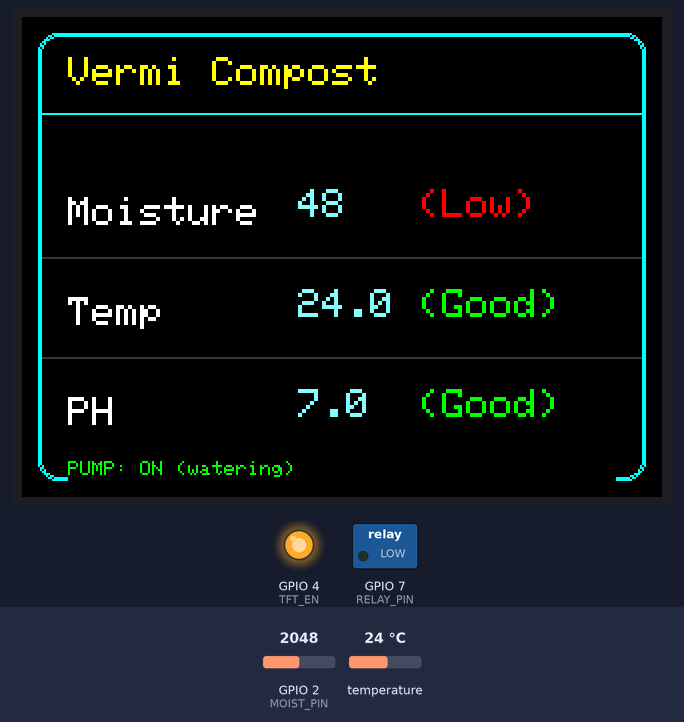
The sketch below on a simulated ESP32. On the bench: 320×240 colour display, switched loads named in the sketch (green lamp = pin HIGH), output pins drawn as LEDs (lit = HIGH). The test bench sets the inputs (shaded band); at power-on: temperature 24 °C, GPIO 2 (MOIST_PIN) = 2048 (analog values on the 0–4095 scale). Random numbers use the default seed unless the sketch sets one.

Above: at 9.7 s.
9.8 s: temperature set to 19 °C
At 12.0 s:
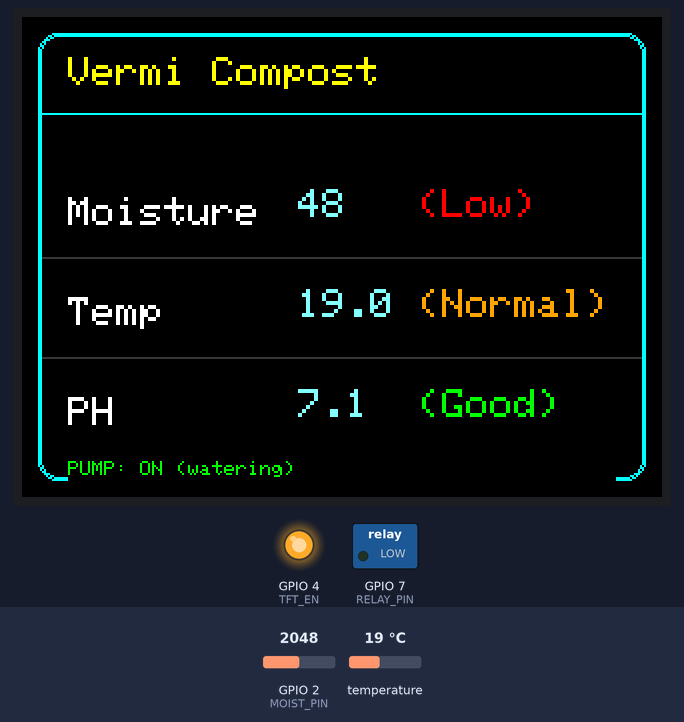
14.8 s: GPIO 2 (MOIST_PIN) set to 2866
At 17.8 s:
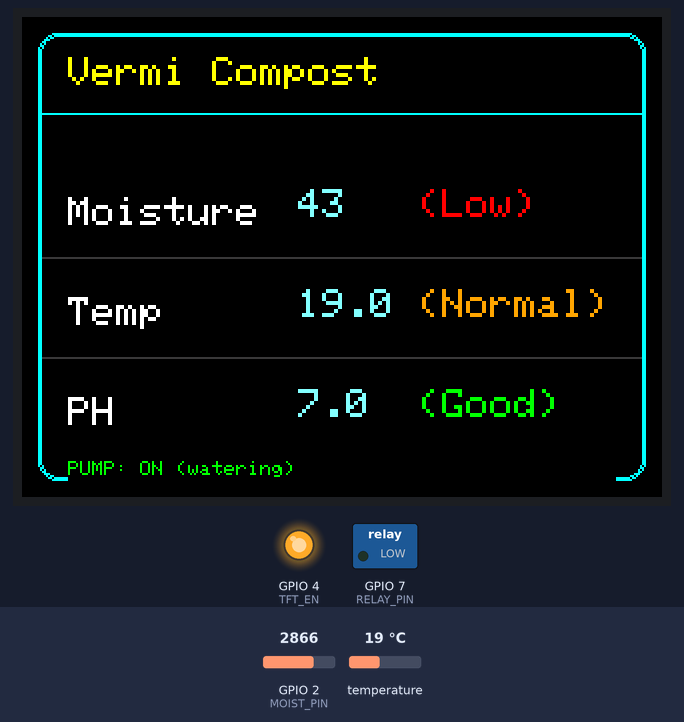
20.8 s: temperature set to 12 °C
At 22.0 s:
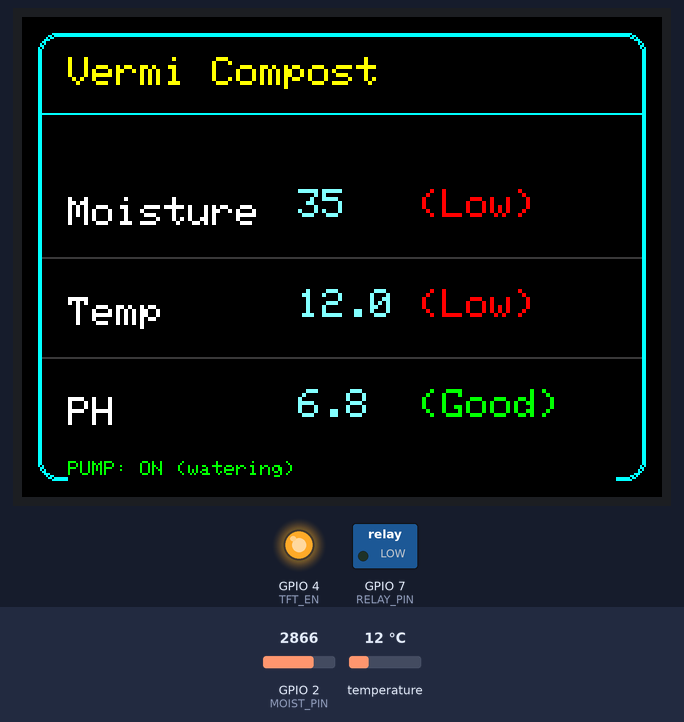
24.8 s: GPIO 2 (MOIST_PIN) set to 3603
At 27.7 s:
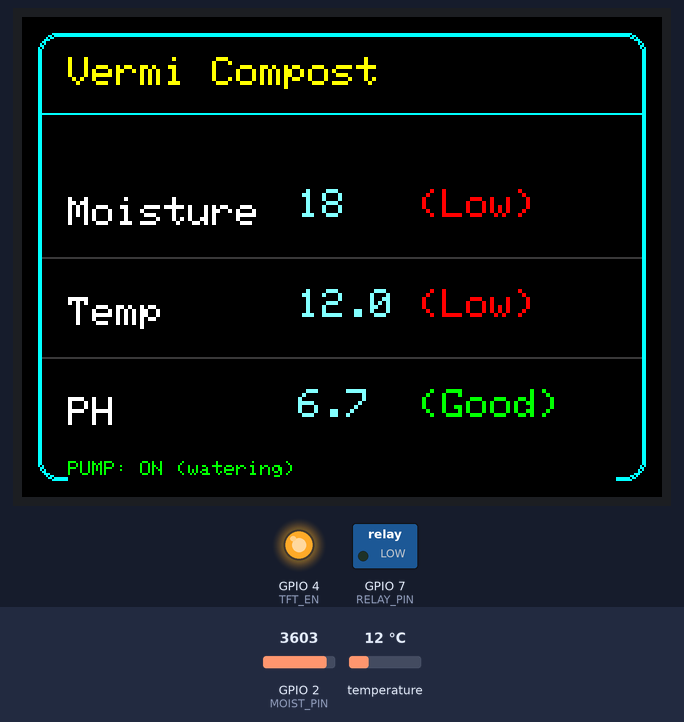
30.8 s: temperature set to 28 °C
At 32.0 s:
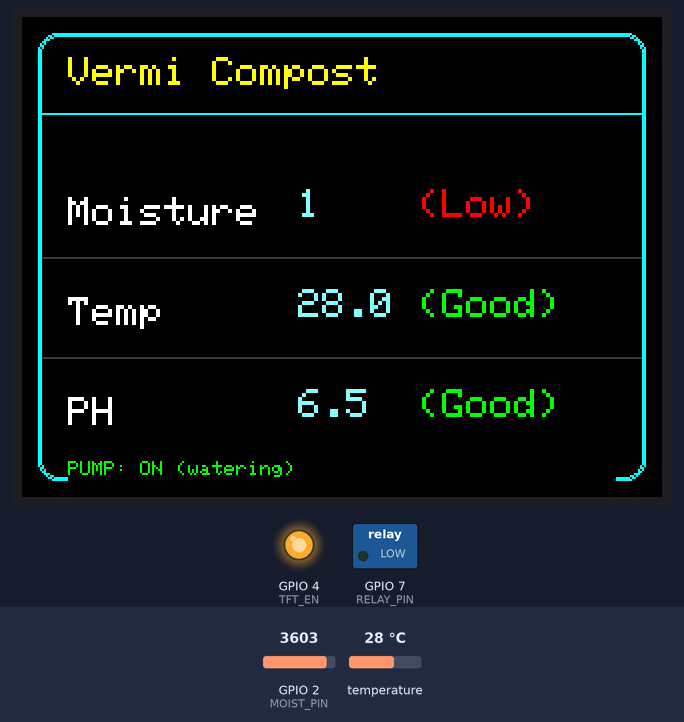
34.8 s: GPIO 2 (MOIST_PIN) set to 1228
At 56.2 s:
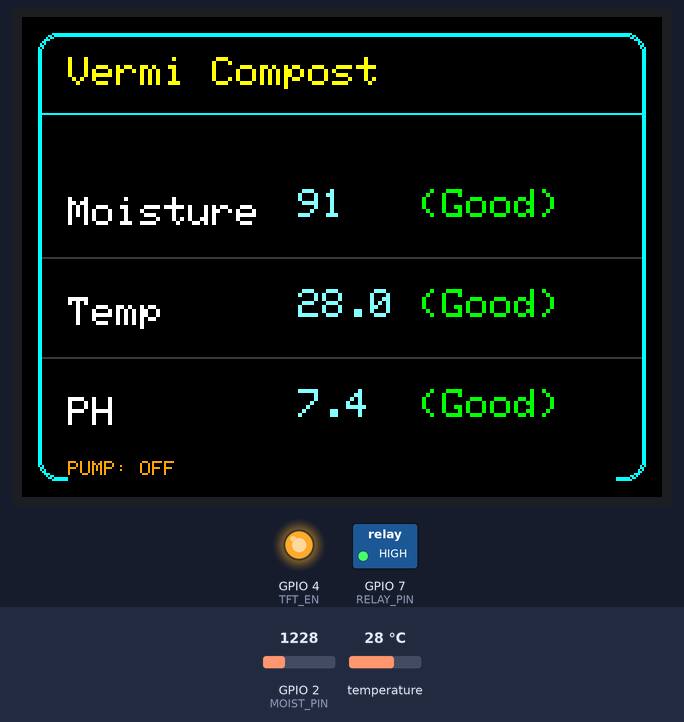
Timing chart, 0 to 57.7 s (numbered marks = the images above; inputs shaded):
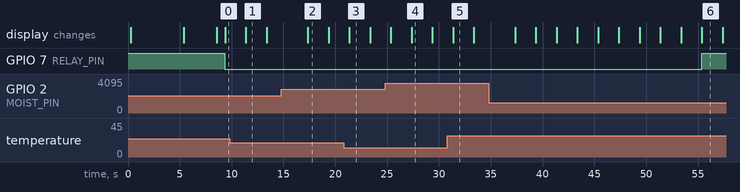

The sketch:

vermi_partB_display.ino
```cpp
/*
  Vermi Compost - Part B
  Splash screens + live display + moisture-based relay control
  pH sensor not wired yet -> value is SIMULATED, biased around moisture level
  (kept inside 6.5 - 7.5, no real pH hardware read)

  Boot sequence:
    1. Agsaimo "LET'S GO GREEN!" logo   -> shown for 5 seconds
    2. Sri Sairam Techno Incubator logo + "VERMICOMPOST MONITORING" -> shown for 3 seconds
    3. Normal live sensor display

  Pinout:
    Moisture (analog)  -> GPIO2
    DS18B20 (OneWire)  -> GPIO3
    TFT CS             -> GPIO6
    TFT DC             -> GPIO5
    TFT RST            -> GPIO9
    TFT Backlight/EN   -> GPIO4
    Relay IN           -> GPIO7   (ACTIVE LOW - driving the pin LOW turns the relay ON)
    TFT MOSI           -> GPIO10
    TFT SCLK           -> GPIO8

  Moisture calibration values below are the ones you already captured
  with the calibration sketch (dry=2954, wet=1071). No cal button in
  this version - if you re-calibrate later, just update these two lines.

  Relay logic (hysteresis, since sensor readings jitter a little):
    moisture < 75%   -> pump ON  (turns relay on -> drives pin LOW)
    moisture >= 100%  -> pump OFF (drives pin HIGH)
    moisture 75-99%   -> leaves the pump in whatever state it was already in
  This keeps soil moisture bouncing inside the 75-100% band without the
  relay chattering on/off right at the edge.
*/

#include <Adafruit_GFX.h>
#include <Adafruit_ST7789.h>
#include <SPI.h>
#include <OneWire.h>
#include <DallasTemperature.h>
#include "logo.h"
#include "logo_agsaimo.h"

// ---------- Pins ----------
#define MOIST_PIN    2
#define ONE_WIRE_PIN 3
#define TFT_CS       6
#define TFT_DC       5
#define TFT_RST      9
#define TFT_EN       4   // backlight enable
#define RELAY_PIN    7
#define TFT_MOSI     10
#define TFT_SCLK     8

Adafruit_ST7789 tft = Adafruit_ST7789(TFT_CS, TFT_DC, TFT_MOSI, TFT_SCLK, TFT_RST);

#define SCREEN_W 320
#define SCREEN_H 240

OneWire oneWire(ONE_WIRE_PIN);
DallasTemperature ds18b20(&oneWire);

// ---------- Moisture calibration (already captured, no cal flow needed) ----------
int dryValue = 2954;
int wetValue = 1071;

// ---------- Moving average for moisture ----------
const int SOIL_SAMPLES = 10;
int soilReadings[SOIL_SAMPLES];
int soilIndex = 0;
long soilSum = 0;
bool soilBufferFilled = false;

// ---------- Simulated pH ----------
float phValue = 7.0;

// ---------- Relay state (hysteresis) ----------
bool pumpOn = false;

unsigned long lastUpdate = 0;
const unsigned long updateInterval = 2000;

// ---------- Colors ----------
#define COL_BORDER 0x07FF
#define COL_TITLE  0xFFE0
#define COL_LABEL  0xFFFF
#define COL_VALUE  0x87FF
#define COL_GOOD   0x07E0
#define COL_NORMAL 0xFD20
#define COL_BAD    0xF800

// ---------- Row geometry (same layout style as Part A) ----------
const int cardX = 8, cardY = 8, cardW = SCREEN_W - 16, cardH = SCREEN_H - 16;
const int titleH = 40;
const int rowY[3] = {100, 150, 200};

void centeredText(const char* text, int y, uint8_t size) {
  int16_t x1, y1; uint16_t w, h;
  tft.setTextSize(size);
  tft.getTextBounds(text, 0, 0, &x1, &y1, &w, &h);
  tft.setCursor((SCREEN_W - w) / 2, y);
  tft.print(text);
}

int updateSoilAverage() {
  int raw = analogRead(MOIST_PIN);
  soilSum -= soilReadings[soilIndex];
  soilReadings[soilIndex] = raw;
  soilSum += raw;
  soilIndex = (soilIndex + 1) % SOIL_SAMPLES;
  if (soilIndex == 0) soilBufferFilled = true;
  int count = soilBufferFilled ? SOIL_SAMPLES : max(soilIndex, 1);
  return soilSum / count;
}

// Simulated pH: centered inside 6.5-7.5, nudged by moisture level,
// with a small random jitter so it doesn't look static on screen.
float simulatePh(int moisturePercent) {
  float base = 6.5 + (moisturePercent / 100.0) * 1.0; // maps 0-100% -> 6.5-7.5
  float jitter = ((random(-10, 11)) / 100.0);          // +/- 0.10
  float val = base + jitter;
  if (val < 6.5) val = 6.5;
  if (val > 7.5) val = 7.5;
  return val;
}

void statusText(float value, float goodMin, float goodMax, float okMin, float okMax,
                 char* buf, uint16_t &color) {
  if (value >= goodMin && value <= goodMax) {
    strcpy(buf, "(Good)");
    color = COL_GOOD;
  } else if (value >= okMin && value <= okMax) {
    strcpy(buf, "(Normal)");
    color = COL_NORMAL;
  } else {
    strcpy(buf, "(Low)");
    color = COL_BAD;
  }
}

// pump ON -> relay active -> pin driven LOW (signal is inverted)
// pump OFF -> pin driven HIGH
void updateRelay(int moisturePercent) {
  if (moisturePercent < 75) {
    pumpOn = true;
  } else if (moisturePercent >= 90) {
    pumpOn = false;
  }
  // 75-99% -> leave pumpOn as-is (hysteresis band)
  digitalWrite(RELAY_PIN, pumpOn ? LOW : HIGH);
}

void drawStaticLayout() {
  tft.fillScreen(ST77XX_BLACK);

  tft.drawRoundRect(cardX, cardY, cardW, cardH, 10, COL_BORDER);
  tft.drawRoundRect(cardX + 1, cardY + 1, cardW - 2, cardH - 2, 9, COL_BORDER);

  tft.setTextColor(COL_TITLE);
  tft.setTextSize(2);
  tft.setCursor(cardX + 15, cardY + 12);
  tft.print("Vermi Compost");

  tft.drawFastHLine(cardX + 2, cardY + titleH, cardW - 4, COL_BORDER);

  tft.setTextSize(2);
  tft.setTextColor(COL_LABEL);

  tft.setCursor(cardX + 15, rowY[0] - 10);
  tft.print("Moisture");

  tft.setCursor(cardX + 15, rowY[1] - 10);
  tft.print("Temp");

  tft.setCursor(cardX + 15, rowY[2] - 10);
  tft.print("PH");

  tft.drawFastHLine(cardX + 2, rowY[0] + 20, cardW - 4, 0x39C7);
  tft.drawFastHLine(cardX + 2, rowY[1] + 20, cardW - 4, 0x39C7);
}

// ---------- Boot splash 1: Agsaimo logo, shown for 5s ----------
void showAgsaimoSplash() {
  tft.fillScreen(ST77XX_BLACK);

  int logoX = (SCREEN_W - LOGO2_WIDTH) / 2;
  int logoY = (SCREEN_H - LOGO2_HEIGHT) / 2;
  tft.drawRGBBitmap(logoX, logoY, logo2_bitmap, LOGO2_WIDTH, LOGO2_HEIGHT);

  delay(5000);
}

// ---------- Boot splash 2: incubator logo + "VERMICOMPOST MONITORING" for 3s ----------
void showSplashScreen() {
  tft.fillScreen(ST77XX_BLACK);

  int logoX = (SCREEN_W - LOGO_WIDTH) / 2;
  int logoY = 15;
  tft.drawRGBBitmap(logoX, logoY, logo_bitmap, LOGO_WIDTH, LOGO_HEIGHT);

  tft.setTextColor(COL_TITLE);
  centeredText("VERMICOMPOST", logoY + LOGO_HEIGHT + 18, 2);
  centeredText("MONITORING", logoY + LOGO_HEIGHT + 40, 2);

  delay(3000); // at least 3 seconds on screen
}

void updateNormalDisplay() {
  int soilRawAvg = updateSoilAverage();
  int moisturePercent = map(soilRawAvg, dryValue, wetValue, 0, 100);
  moisturePercent = constrain(moisturePercent, 0, 100);

  ds18b20.requestTemperatures();
  float tempC = ds18b20.getTempCByIndex(0);

  phValue = simulatePh(moisturePercent);

  updateRelay(moisturePercent);

  char statBuf[10];
  uint16_t statColor;

  // ---- Moisture row ----
  tft.fillRect(cardX + 130, rowY[0] - 16, cardW - 140, 24, ST77XX_BLACK);
  tft.setTextSize(2);
  tft.setTextColor(COL_VALUE);
  tft.setCursor(cardX + 130, rowY[0] - 14);
  tft.printf("%d", moisturePercent);
  statusText(moisturePercent, 75, 100, 50, 74, statBuf, statColor);
  tft.setTextColor(statColor);
  tft.setCursor(cardX + 190, rowY[0] - 14);
  tft.print(statBuf);

  // ---- Temp row ----
  tft.fillRect(cardX + 130, rowY[1] - 16, cardW - 140, 24, ST77XX_BLACK);
  tft.setTextColor(COL_VALUE);
  tft.setCursor(cardX + 130, rowY[1] - 14);
  if (tempC == DEVICE_DISCONNECTED_C) {
    tft.setTextColor(COL_BAD);
    tft.print("Err");
  } else {
    tft.printf("%.1f", tempC);
    statusText(tempC, 20, 30, 15, 35, statBuf, statColor);
    tft.setTextColor(statColor);
    tft.setCursor(cardX + 190, rowY[1] - 14);
    tft.print(statBuf);
  }

  // ---- PH row (simulated) ----
  tft.fillRect(cardX + 130, rowY[2] - 16, cardW - 140, 24, ST77XX_BLACK);
  tft.setTextColor(COL_VALUE);
  tft.setCursor(cardX + 130, rowY[2] - 14);
  tft.printf("%.1f", phValue);
  statusText(phValue, 6.5, 7.5, 6.5, 7.5, statBuf, statColor);
  tft.setTextColor(statColor);
  tft.setCursor(cardX + 190, rowY[2] - 14);
  tft.print(statBuf);

  // ---- Pump status line ----
  tft.fillRect(cardX + 15, cardH - 6, cardW - 30, 16, ST77XX_BLACK);
  tft.setTextSize(1);
  tft.setTextColor(pumpOn ? COL_GOOD : COL_NORMAL);
  tft.setCursor(cardX + 15, cardH - 2);
  tft.print(pumpOn ? "PUMP: ON (watering)" : "PUMP: OFF");
}

void setup() {
  Serial.begin(115200);

  pinMode(RELAY_PIN, OUTPUT);
  digitalWrite(RELAY_PIN, HIGH); // start with pump OFF (inverted signal)

  pinMode(TFT_EN, OUTPUT);
  digitalWrite(TFT_EN, HIGH); // backlight on

  tft.init(240, 320);
  tft.setRotation(1);

  randomSeed(analogRead(MOIST_PIN)); // seed RNG for the simulated pH jitter

  showAgsaimoSplash();
  showSplashScreen();

  analogReadResolution(12);
  analogSetAttenuation(ADC_11db);
  ds18b20.begin();

  for (int i = 0; i < SOIL_SAMPLES; i++) {
    int r = analogRead(MOIST_PIN);
    soilReadings[i] = r;
    soilSum += r;
    delay(10);
  }
  soilBufferFilled = true;

  drawStaticLayout();
}

void loop() {
  unsigned long now = millis();
  if (now - lastUpdate >= updateInterval) {
    lastUpdate = now;
    updateNormalDisplay();
  }
}
```

Source omitted: logo.h (data table, 28923 bytes), logo_agsaimo.h (104827 bytes)

Measured:
- after the input at 34.8 s, GPIO 7 (RELAY_PIN): LOW → HIGH after 20.5 s
- what the display in image 2 shows lasts 2.0 s, from 17.4 s to 19.4 s
